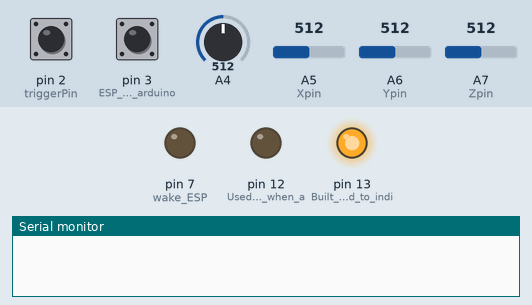
Bench run of a sketch on a simulated Arduino Nano, built with avr-gcc and run on an emulated ATmega328P. Shown: output pins drawn as LEDs (lit = HIGH), the last lines printed to the serial monitor. Inputs (shaded band) come from the test bench; at power-on: pin 3 (ESP_wakes_arduino) HIGH, pin 2 (triggerPin) HIGH, A4 = 512, A5 (Xpin) = 512, A6 (Ypin) = 512, A7 (Zpin) = 512. Sleep ends after the set time or at an interrupt.

Above: at 1.2 s.
1.3 s: pin 3 (ESP_wakes_arduino) pulled LOW for 3.2 s
7.8 s: pin 2 (triggerPin) pulled LOW for 0.15 s
At 10.2 s:
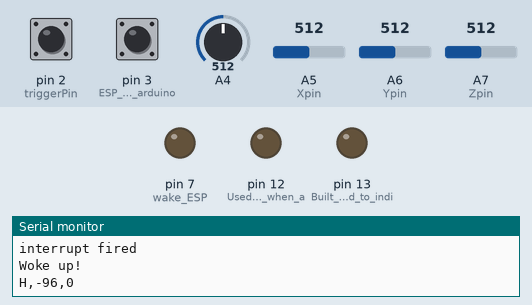
11.3 s: pin 2 (triggerPin) pulled LOW for 1 s
At 14.35 s:
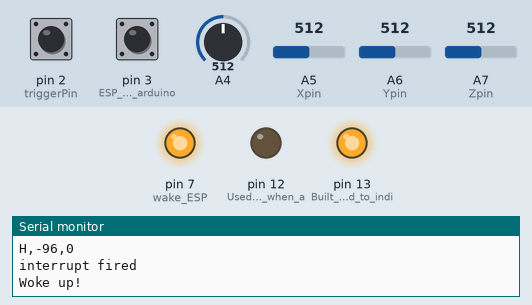
16.1 s: pin 2 (triggerPin) pulled LOW for 3.2 s
At 17.4 s:
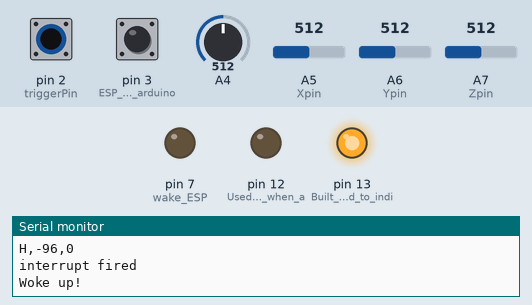
Timing chart, 0 to 23.1 s (numbered marks = the images above; inputs shaded):
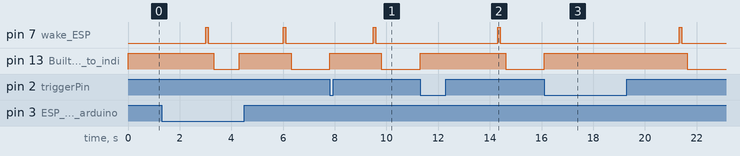

Measured:
- after the input at 7.8 s, pin 7 (wake_ESP): LOW → HIGH after 1.7 s, → LOW 0.10 s later; pin 13 (Built_in_LED_used_to_indi): LOW → HIGH at once, → LOW 2.0 s later
- after the input at 11.3 s, pin 7 (wake_ESP): LOW → HIGH after 3.0 s, → LOW 0.10 s later; pin 13 (Built_in_LED_used_to_indi): LOW → HIGH at once, → LOW 3.3 s later
- after the input at 16.1 s, pin 7 (wake_ESP): LOW → HIGH after 5.2 s, → LOW 0.10 s later; pin 13 (Built_in_LED_used_to_indi): LOW → HIGH at once, → LOW 5.5 s later
- by itself, pin 7 (wake_ESP): alternates HIGH for 0.10 s and LOW for 2.9 s

The sketch:

Rifle_Sensor_Final_25-3-20.ino
```cpp
#include <avr/sleep.h>
#include <SoftwareSerial.h>
#include "Bat_level.h" //Includes Battery reading object.

const int rxPin = 10, txPin = 11;//Defines pins used for software serial.

SoftwareSerial mySerial(rxPin,txPin);//creates software serial object.
Bat_level bat(A4);//Creates battery reading object


const int Xpin = A5, Ypin = A6, Zpin = A7, n = 500, triggerPin = 2,  ESP_wakes_arduino= 3, wake_ESP = 7;//Defines pins used.
int Xcount=0;//Counts rounds fired

////////////Timer Variables/////////////////////////////////
/*
 * Timer for keeping arduino awake once trigger is pulled. As long as trigger is pulled the arduino will remain awake.
 * Once the trigger is released the arduino stays awake for 3 seconds, then sends its information to the esp and goes to sleep.
 */
unsigned long startTime;
unsigned long currentTime;
unsigned long period = 3000;
///////////////////////////////////////////////////////////
/*
 * Function Prototypes
 */
int MAX(int,int);
int MIN(int,int);

void Going_To_Sleep();
void wakeup();


void setup() {
  // put your setup code here, to run once:
  Serial.begin(9600);//Serial for debugging
  mySerial.begin(9600);//Software serial used to communicate with ESP

  //External reference for analogue read 3.3v. Used for both Accelerometer and battery reading.
  analogReference(EXTERNAL);

  //Inturrupt pin for trigger pull
  pinMode(triggerPin,INPUT_PULLUP);

  //Inturrupt pin for when ESP wakes arduino to check its battery level.
  pinMode(ESP_wakes_arduino,INPUT_PULLUP);

  pinMode(LED_BUILTIN,OUTPUT);//Built in LED used to indicate when arduino is awake for debugging.
  digitalWrite(LED_BUILTIN,HIGH);//When builtin led is turned on the arduino is awake.

  pinMode(12,OUTPUT);//Used to light led when a round is fired for debugging purpose.
  digitalWrite(12,LOW);

  pinMode(wake_ESP,OUTPUT);//Sets up pin that is used to wake the ESP when a message is to be sent.
  digitalWrite(wake_ESP,LOW);//Ensures wake pin is LOW until ESP is needed.

  startTime = millis();//Sets start time for timer.


}

void loop() {
  /*
   * Variables used to read values from Accelerometer
   * x,y,z : Used to read analogue value from Accelerometer.
   * minx, miny, minz : gets the minimum value read from the accelerometer.
   * maxx, maxy, maxz : gets the maximum value read from the accelerometer.
   * Diffx, Diffy, Diffz : gets the difference between the max and min points,
   * in this way the absolute value of which axis moved the most can be determined,
   * exessive movement on the y and z axis can be ignored and only when the movement is mainly
   * on the x axis will a round be counted.
   */
  int x=0,y=0,z=0,minx=0,miny=0,minz=0,maxx=0,maxy=0,maxz=0,Diffx=0,Diffy=0,Diffz=0;

  currentTime = millis();

  if(digitalRead(triggerPin)==LOW)
  {

  //////////////////////////////////////////////////////////////
  /*
   * Initial reading to use as base line for min-max value functions.
   */
  x=analogRead(Xpin);
  x=map(x,0,1023,-300,+300);
  minx=x;
  maxx=x;
  //delay(1);

  y=analogRead(Ypin);
  y=map(y,0,1023,-300,+300);
  miny=y;
  maxy=y;
  //delay(1);

  z=analogRead(Zpin);
  z=map(z,0,1023,-300,+300);
  minz=z;
  maxz=z;
  //delay(1);
 /////////////////////////////////////////////////////////////
 /*
  *  for loop takes 500 over the course of 500 ms and gets the min and max values on each axis.
  */
for(int i=0; i<n;i++)
{
  x=analogRead(Xpin);
  x=map(x,0,1023,-300,+300);
  maxx=MAX(x,maxx);
  minx=MIN(x,minx);
  //delay(1);

  y=analogRead(Ypin);
  y=map(y,0,1023,-300,+300);
  maxy=MAX(y,maxy);
  miny=MIN(y,miny);
  //delay(1);

  z=analogRead(Zpin);
  z=map(z,0,1023,-300,+300);
  maxz=MAX(z,maxz);
  minz=MIN(z,minz);
  delay(1);

}
//////////////////////////////////////////////////////////
/*
 * The differenc between the max and min reading on each axis is obtained to see on which axis there was the most movement.
 */
Diffx=maxx-minx;
Diffy=maxy-miny;
Diffz=maxz-minz;
/////////////////////////////////////////////////////////
//Prints values to serial monitor which can be viewed on Serial plotter for debugging.
/*Serial.print("DiffX :\t ");Serial.print(Diffx);Serial.print("\t");
Serial.print("DiffY :\t ");Serial.print(Diffy);Serial.print("\t");
Serial.print("DiffZ :\t ");Serial.print(Diffz);Serial.print("\t");
Serial.println();*/
 }


if((Diffx>20)&&(Diffy<50)&&(Diffz<50) && (digitalRead(triggerPin)==LOW))
{
  /*
   * if the trigger is pulled detects and the movement on the x axis is above a certain treshold
   * and if movement on the y and z axis is below a certain treshold then a round has been fired.
   */
  Xcount++;
  Serial.print("X :");
  Serial.println(Xcount);
  digitalWrite(12,HIGH);//lights led to indicate round has been fired.
  delay(50);
  digitalWrite(12,LOW);
}


if(digitalRead(triggerPin)==LOW)//If the trigger remains pulled resets start time to keep arduino awake. only when trigger is released will arduino sleep.
  {
    startTime=currentTime;
  }


  if((currentTime-startTime) >= period)
  {
    /*
     * Once the trigger has been released the timer ends after 3 seconds and the Arduino sends information to ESP then goes to sleep.
     */

    digitalWrite(wake_ESP,HIGH);//Sends a logic HIGH to the esp to wake it.
    delay(100);
    digitalWrite(wake_ESP,LOW);

    delay(180);//This delay allows the ESP time to wake. If this delay is below 170 milliseconds
                //the ESP will not recieve the information sent by the arduino and becomes stuck in a loop.

    mySerial.println("H,"+String(bat.read_Bat_level())+","+String(Xcount));//Sends information to ESP over Serial monitor.

    Serial.println("H,"+String(bat.read_Bat_level())+","+String(Xcount));//Echos information sent to the ESP for debugging.


    Going_To_Sleep();//Arduino sleep function.
    startTime=currentTime;//When Arduino wakes up resets the timer.
    Xcount = 0;//Resets rounds counted to 0.


  }


}
int MAX(int Reading,int MAX)//Function to compare two values and return the larger value.
{


    if(Reading>MAX)
    {
      MAX=Reading;
    }
    else
    {
      MAX=MAX;
    }


  return MAX;
}
int MIN(int Reading, int MIN)//Function to compare two values and return the lower value.
{

    if(Reading>MIN)
    {
      MIN=MIN;
    }
    else
    {
      MIN=Reading;
    }


  return MIN;
}
void Going_To_Sleep()//Sets up arduino to go to sleep.
{
  sleep_enable();//enables sleep mode.
  attachInterrupt(0,wakeup,LOW);//Interrupt for when trigger is pulled
  attachInterrupt(1,wakeup,LOW);//Interrupt for when ESP wakes the arduino to check its battery level.
  set_sleep_mode(SLEEP_MODE_PWR_DOWN);//Sets sleep mode to power down
  digitalWrite(LED_BUILTIN,LOW);//Turns off built in LED to indicate Arduino is asleep
  delay(1000);
  sleep_cpu();//puts arduino to sleep.
  Serial.println("Woke up!");//Indicates arduino is awake.
  digitalWrite(LED_BUILTIN,HIGH);//Indicates arduino is awake.
}
void wakeup()
{
  Serial.println("interrupt fired");//Indicates that the Interrupt was triggered.
  sleep_disable();//Wakes arduino
  detachInterrupt(0);//Disables interrupt
  detachInterrupt(1);//Disables interrupt
}
```

Bat_level.cpp
```cpp
#include "Arduino.h"
#include "Bat_level.h"


Bat_level::Bat_level(int pin)
{
  readPin = pin;
}
int Bat_level::read_Bat_level()
{

  float Bat = analogRead(readPin);//Read Analogue input of battery voltage level
  delay(10);

  Bat = map(Bat,0,1023,0,6600);//map read value from between 0 and 1023 to between 0 and 6600, when fully charged the battery level is 6.6v.

  Bat = (Bat/1000.0);//The map function only returns integer values. so to get decimal values the voltage is mapped between 0 and 6600 then divided by 1000

  Battery = ((Bat-5)/1.6)*100.0;//Get voltage level as a persentage

  return Battery + 10;//return battery level
}
void Bat_level::setup_Bat()
{
  analogReference(EXTERNAL);//Use external reference of 3.3v
}
```

Bat_level.h
```cpp
#ifndef Bat_level_h
#define Bat_level_h

#include "Arduino.h"


class Bat_level
{
  public:

  Bat_level(int);//constructor, takes analogue pin as an argument
  void setup_Bat();//Sets up battery read
  int read_Bat_level();//Reads battery level


  private:

  float Battery = 0;
  int readPin;

};

#endif
```
